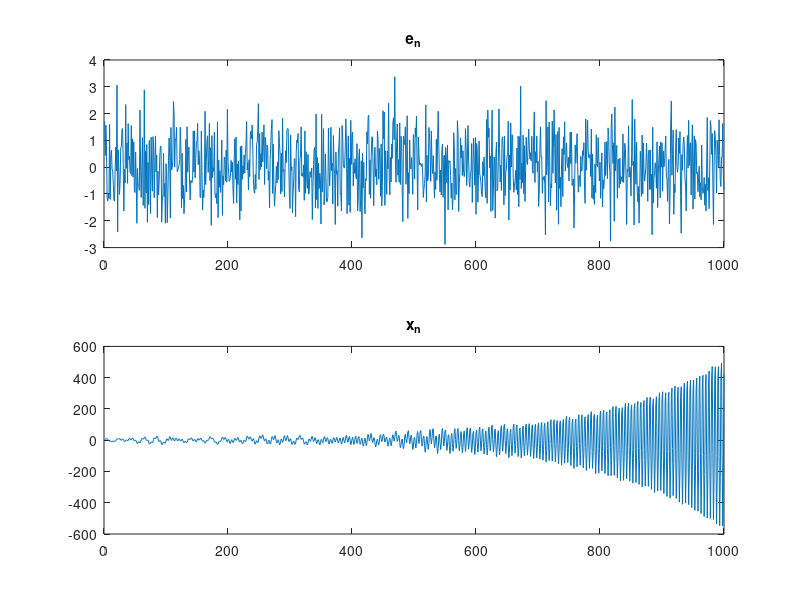
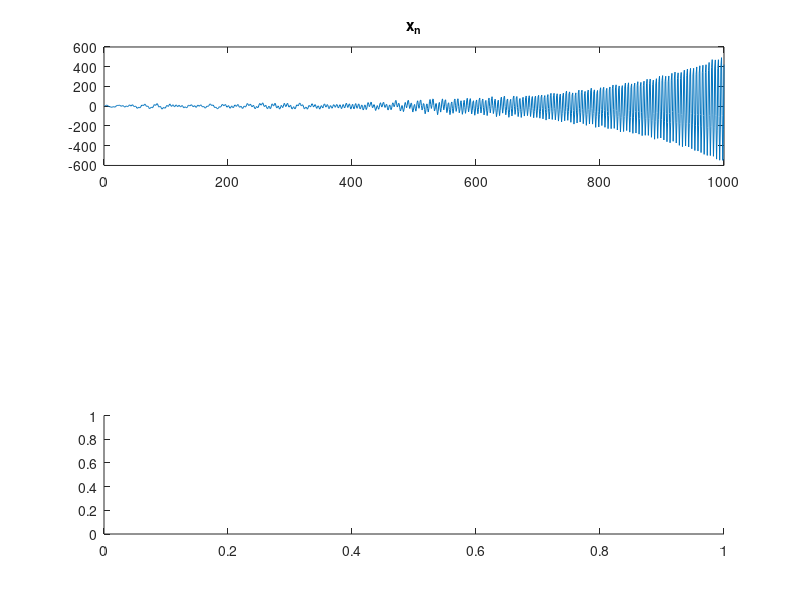

Write MATLAB code to recreate these figures, in order. (Note: this script raises an error after producing the figures.)
clear all; clc; close all;

% Create AR(4) Model
N=1000;
P=4;

% Define pole method for AR
pole(1)=0.99*exp(j*0.1*pi);
pole(3)=conj(pole(1));
pole(2)=1.005*exp(j*0.4*pi);
pole(4)=conj(pole(2));
a = poly(pole); %Makes polynomial with those poles to produce the AR model

% Put actual AR PArameters into vector
theta = -a(2:end);

% Put actual AR PArameters into vector
theta = -a(2:end);

% Error
m_theta = 0; var_e=1;
e = m_theta + randn(N,1)*var_e;

% Past data points assumed to be zero:
x=filter(1,a,e);

% Plot data
figure
subplot(211), plot(e)
title('e_n')
subplot(212), plot(x)
title('x_n')

% Make a Matlab system model:
figure;
subplot(311), plot(x)
title('x_n')
sys=tf(1,a,1);
subplot(313), pzplot(sys)
title('Poles of AR(4) model')
[H,w]=freqz(1,a);
subplot(312),
semilogy(w,abs(H).^2*var_e^2)
title('Power spectrum of AR(4) model')
xlabel('Normalised Frequency (rads^{-1})')


% Form linear model:
g1 = [0 x(1:N-1)']';
g2 = [0 0 x(1:N-2)']';
g3 = [0 0 0 x(1:N-3)']';
g4 = [0 0 0 0 x(1:N-4)']';
G  = [g1 g2 g3 g4];

% Compute ML estimate
theta_ML = inv(G'*G)*G'*x;

% Compute MAP estimate
m_theta = [0; 0; 0; 0]; cov_theta = eye(4);
theta_MAP = inv(G'*G + var_e*inv(cov_theta))*(G'*x + var_e*inv(cov_theta)*m_theta);

% Compute MSE
x_ML  = filter(1,[1 -theta_ML'], e);
x_MAP = filter(1,[1 -theta_MAP'],e);

e_ML = sum((x_ML-x).^2)/N;
e_MAP = sum((x_MAP-x).^2)/N;
